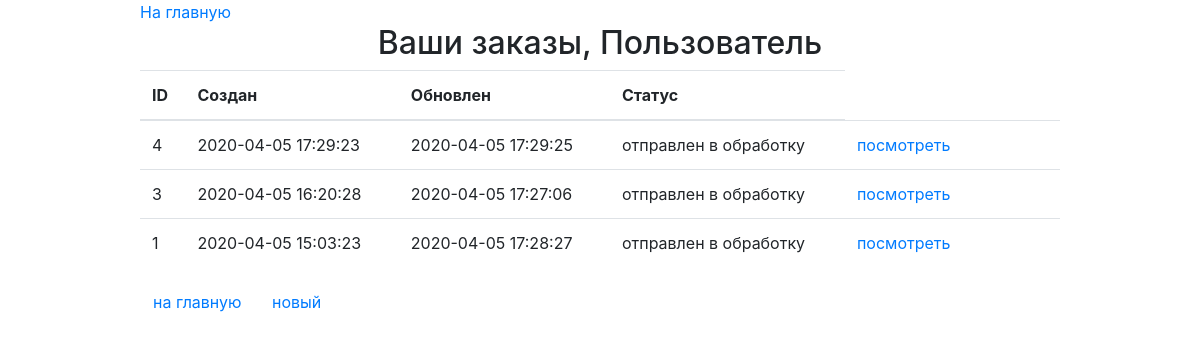
/order/, run on an earlier commit of the app's database.
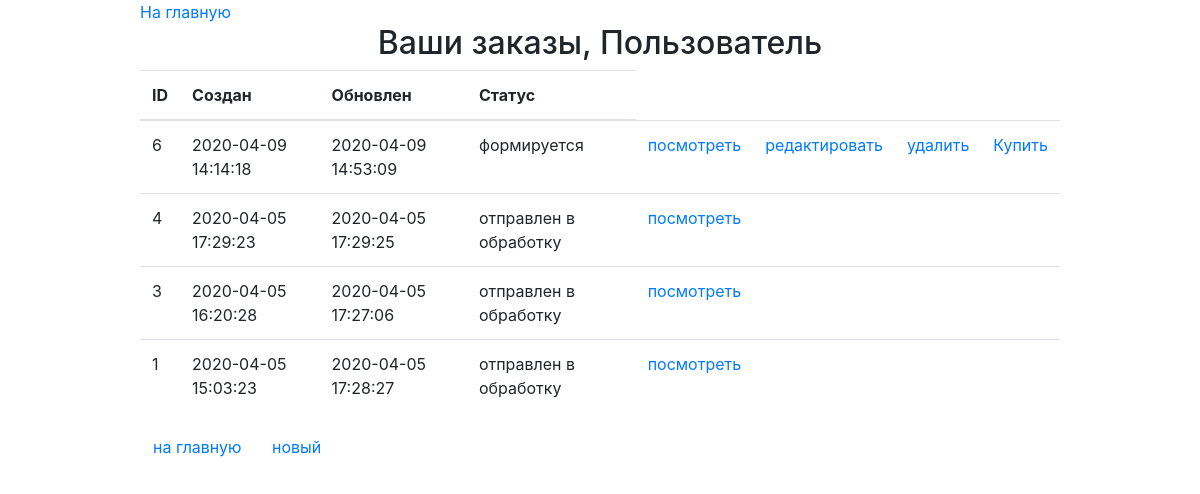
And on a later commit of the database.
### ordersapp/models.py (models this page shows, shortened)
class Order(models.Model):
    FORMING = 'F'
    SENT_TO_PROCEED = 'S'
    PROCEEDED = 'P'
    PAID = 'D'
    READY = 'R'
    CANCEL = 'C'
    ORDER_STATUS_CHOICES = (
        (FORMING, 'формируется'),
        (SENT_TO_PROCEED, 'отправлен в обработку'),
        (PAID, 'оплачен'),
        (PROCEEDED, 'обрабатывается'),
        (READY, 'готов к выдаче'),
        (CANCEL, 'отменен'),
    )
    user = models.ForeignKey(settings.AUTH_USER_MODEL,
                             on_delete=models.CASCADE)
    created = models.DateTimeField(verbose_name='создан', auto_now_add=True)
    updated = models.DateTimeField(verbose_name='обновлен', auto_now=True)
    status = models.CharField(verbose_name='статус',
                              max_length=1,
                              choices=ORDER_STATUS_CHOICES,
                              default=FORMING)
    is_active = models.BooleanField(verbose_name='активен', default=True)
    class Meta:
        ordering = ('-created',)
        verbose_name = 'заказ'
        verbose_name_plural = 'заказы'

### ordersapp/views.py (the view)
# urls.py: path('', ordersapp.OrderList.as_view(), name='orders_list'),
class OrderList(ListView):
    model = Order
    def get_queryset(self):
        return self.model.objects.filter(is_active=True)

### mainapp/context_processors.py (called while the page is built)
def basket(request):
   basket = []
   if request.user.is_authenticated:
       basket = BasketSlot.objects.filter(user=request.user)
   return {
       'basket': basket,
   }

### ordersapp/templates/ordersapp/order_list.html
{% extends 'ordersapp/base.html' %}
{% load static %}
{% block content %}
   <div class="h2 text-center head">
       Ваши заказы, {{ user.first_name|default:'Пользователь'|title}}
   </div>
   <table class="table orders_list">
       <thead>
         <tr>
           <th>ID</th>
           <th>Создан</th>
           <th>Обновлен</th>
           <th>Статус</th>
         </tr>
       </thead>
       <tbody>
           {% for item in object_list %}
               <tr>
                   <td class="td1 orders_list">{{ item.pk }}</td>
                   <td>{{ item.created|date:"Y-m-d H:i:s" }}</td>
                   <td>{{ item.updated|date:"Y-m-d H:i:s" }}</td>
                   <td>{{ item.get_status_display }}</td>
                   <td>
                       <a href="{% url 'ordersapp:order_read' item.pk %}">
                           посмотреть
                       </a>
                   </td>
                   <td>
                       {% if item.status == 'F' %}
                         <a href="{% url 'ordersapp:order_update' item.pk %}">
                           редактировать
                         </a>
                       {% endif %}
                   </td>
                   <td>
                       {% if item.status == 'F' %}
                         <a href="{% url 'ordersapp:order_delete' item.pk %}">
                             удалить
                         </a>
                       {% endif %}
                   </td>
                    <td>
                       {% if item.status == 'F' %}
                         <a href="{% url 'ordersapp:order_forming_complete' item.pk %}">
                             Купить
                         </a>
                       {% endif %}
                   </td>
               </tr>
           {% endfor %}
       </tbody>
   </table>
   <button class="btn btn-default btn-round">
       <a href="{% url 'main' %}">
           на главную
       </a>
   </button>
   <button class="btn btn-default btn-round">
       <a href="{% url 'ordersapp:order_create' %}">
           новый
       </a>
   </button>
{% endblock %}

What changed in the data, as far as the page shows it:
added Order: pk "6", created "2020-04-09 14:14:18", updated "2020-04-09 14:53:09", status "формируется", shows "редактировать", shows "удалить", shows "Купить"
